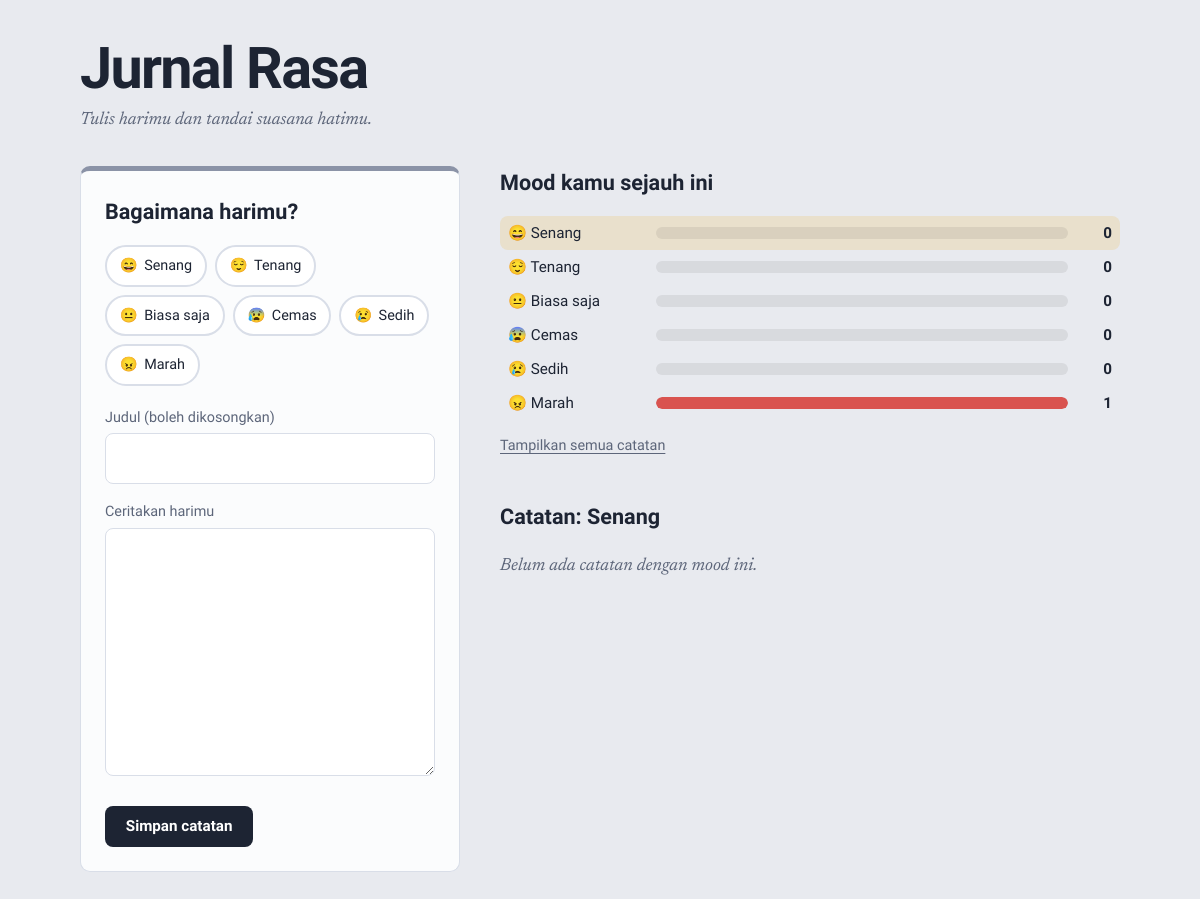
The app's page /?mood=senang with its own data.
### tables this page shows
CREATE TABLE entries (
                   id INTEGER PRIMARY KEY AUTOINCREMENT,
                   title TEXT,
                   content TEXT NOT NULL,
                   mood TEXT NOT NULL,
                   created_at TEXT NOT NULL
               );

### app.py (the view)
@app.route("/")
def index():
    db = get_db()
    active_mood = request.args.get("mood")
    if active_mood not in MOODS:
        active_mood = None
    if active_mood:
        entries = db.execute(
            "SELECT * FROM entries WHERE mood = ? ORDER BY created_at DESC", (active_mood,)
        ).fetchall()
    else:
        entries = db.execute("SELECT * FROM entries ORDER BY created_at DESC").fetchall()
    counts = {row["mood"]: row["total"] for row in db.execute(
        "SELECT mood, COUNT(*) AS total FROM entries GROUP BY mood")}
    total = sum(counts.values())
    biggest = max(counts.values(), default=1)
    edit = None
    edit_id = request.args.get("ubah", type=int)
    if edit_id:
        edit = db.execute("SELECT * FROM entries WHERE id = ?", (edit_id,)).fetchone()
    return render_template(
        "index.html", moods=MOODS, entries=entries, counts=counts,
        total=total, biggest=biggest, active_mood=active_mood, edit=edit,
    )

### app.py (called while the page is built)
def get_db():
    if "db" not in g:
        g.db = sqlite3.connect(DATABASE)
        g.db.row_factory = sqlite3.Row
    return g.db

### templates/index.html (shortened to what this page needs)
<!doctype html>
<html lang="id">
<head>
  <link rel="stylesheet" href="{{ url_for('static', filename='style.css') }}">
</head>
<body data-mood="{{ edit.mood if edit else '' }}">
  <header class="top">
    <h1>Jurnal Rasa</h1>
    <p>Tulis harimu dan tandai suasana hatimu.</p>
  </header>
  <main class="layout">
    <section class="write" aria-labelledby="write-title">
      <form method="post"
            action="{{ url_for('ubah', entry_id=edit.id) if edit else url_for('tambah') }}">
        <h2 id="write-title">{{ 'Ubah catatan' if edit else 'Bagaimana harimu?' }}</h2>
        <fieldset class="moods">
          {% for key, m in moods.items() %}
          <label class="mood" data-mood="{{ key }}">
            <span class="emoji" aria-hidden="true">{{ m.emoji }}</span>{{ m.label }}
          </label>
          {% endfor %}
        </fieldset>
        <label for="title">Judul (boleh dikosongkan)</label>
        <input id="title" name="title" type="text" maxlength="100"
               value="{{ edit.title if edit else '' }}">
        <label for="content">Ceritakan harimu</label>
        <textarea id="content" name="content" rows="8" required>{{ edit.content if edit else '' }}</textarea>
        <div class="actions">
          <button type="submit">{{ 'Simpan perubahan' if edit else 'Simpan catatan' }}</button>
        </div>
      </form>
    </section>
    <div class="read">
      <section class="stats" aria-labelledby="stats-title">
        <h2 id="stats-title">Mood kamu sejauh ini</h2>
        {% if total == 0 %}
          <p class="empty">Belum ada data. Simpan catatan pertamamu untuk melihat grafik mood.</p>
        {% else %}
          <ul>
            {% for key, m in moods.items() %}
            {% set n = counts.get(key, 0) %}
            <li data-mood="{{ key }}" class="{{ 'active' if active_mood == key }}">
              <a href="{{ url_for('index', mood=key) }}">
                <span class="stat-name">{{ m.emoji }} {{ m.label }}</span>
                <span class="bar"><span style="width: {{ (n / biggest * 100) | round }}%"></span></span>
                <span class="stat-num">{{ n }}</span>
              </a>
            </li>
            {% endfor %}
          </ul>
          {% if active_mood %}
            <a class="link" href="{{ url_for('index') }}">Tampilkan semua catatan</a>
          {% endif %}
        {% endif %}
      </section>
      <section class="entries" aria-labelledby="entries-title">
        <h2 id="entries-title">
          {% if active_mood %}Catatan: {{ moods[active_mood].label }}{% else %}Semua catatan{% endif %}
        </h2>
        {% for e in entries %}
        <article class="entry" data-mood="{{ e.mood }}">
          <header>
            <span class="badge">{{ moods[e.mood].emoji }} {{ moods[e.mood].label }}</span>
            <time datetime="{{ e.created_at }}">{{ e.created_at | tanggal }}</time>
          </header>
          {% if e.title %}<h3>{{ e.title }}</h3>{% endif %}
          <p>{{ e.content }}</p>
          <footer>
            <a class="link" href="{{ url_for('index', ubah=e.id) }}">Ubah</a>
            <form method="post" action="{{ url_for('hapus', entry_id=e.id) }}" class="inline"
                  data-confirm="Hapus catatan ini?">
              <button type="submit" class="link danger">Hapus</button>
            </form>
          </footer>
        </article>
        {% else %}
          <p class="empty">
            {% if active_mood %}Belum ada catatan dengan mood ini.
            {% else %}Belum ada catatan. Pilih mood di sebelah kiri, lalu mulai menulis.{% endif %}
          </p>
        {% endfor %}
      </section>
    </div>
  </main>
</body>
</html>

### static/style.css (style rules this page uses)
[data-mood="senang"] { --mood: #e9a916; }
[data-mood="tenang"] { --mood: #3aa59a; }
[data-mood="biasa"] { --mood: #8b93a7; }
[data-mood="cemas"] { --mood: #8a6fd1; }
[data-mood="sedih"] { --mood: #4f7fd6; }
[data-mood="marah"] { --mood: #d9534f; }
:root { --ink: #1d2433; --muted: #5d667a; --paper: #fbfcfd; --line: #d9dee8; --radius: 10px; }
* { box-sizing: border-box; }
body { --mood: #8b93a7; margin: 0; color: var(--ink); font-family: "Newsreader", Georgia, serif; font-size: 1.1rem; line-height: 1.6; background: color-mix(in srgb, var(--mood) 13%, #f6f7fa); transition: background-color .5s ease; }
h1, h2, h3, button, label, legend, .badge, time { font-family: "Bricolage Grotesque", system-ui, sans-serif; }
.top { max-width: 1080px; margin: 0 auto; padding: 2.5rem 1.25rem 1rem; }
.top h1 { margin: 0; font-size: clamp(2.2rem, 6vw, 3.6rem); font-weight: 800; letter-spacing: -0.03em; line-height: 1; }
.top p { margin: .5rem 0 0; color: var(--muted); font-style: italic; }
.layout { max-width: 1080px; margin: 0 auto; padding: 1rem 1.25rem 4rem; display: grid; grid-template-columns: 380px 1fr; gap: 2.5rem; align-items: start; }
h2 { font-size: 1.35rem; margin: 0 0 1rem; font-weight: 700; }
.write { position: sticky; top: 1rem; background: var(--paper); border: 1px solid var(--line); border-top: 5px solid var(--mood); border-radius: var(--radius); padding: 1.5rem; }
.moods { border: 0; padding: 0; margin: 0 0 1.25rem; display: flex; flex-wrap: wrap; gap: .5rem; }
.mood { display: inline-flex; align-items: center; gap: .4rem; padding: .45rem .8rem; border-radius: 999px; cursor: pointer; border: 2px solid var(--line); background: #fff; font-size: .9rem; font-weight: 500; color: var(--ink); transition: border-color .2s, background-color .2s; }
.write label:not(.mood) { display: block; margin: 1rem 0 .3rem; font-size: .9rem; font-weight: 500; color: var(--muted); }
input[type="text"], textarea { width: 100%; padding: .65rem .8rem; border: 1px solid var(--line); border-radius: 8px; background: #fff; font: inherit; color: var(--ink); }
textarea { resize: vertical; }
.actions { display: flex; align-items: center; gap: 1rem; margin-top: 1.25rem; }
button[type="submit"]:not(.link) { padding: .7rem 1.3rem; border: 0; border-radius: 8px; cursor: pointer; background: var(--ink); color: #fff; font-size: .95rem; font-weight: 700; }
.link { background: none; border: 0; padding: 0; cursor: pointer; font-family: "Bricolage Grotesque", system-ui, sans-serif; font-size: .9rem; font-weight: 500; color: var(--muted); text-decoration: underline; text-underline-offset: 3px; }
.stats { margin-bottom: 2.5rem; }
.stats ul { list-style: none; margin: 0 0 .75rem; padding: 0; }
.stats li a { display: grid; grid-template-columns: 8.5rem 1fr 2rem; align-items: center; gap: .75rem; padding: .3rem .5rem; border-radius: 8px; color: inherit; text-decoration: none; font-family: "Bricolage Grotesque", system-ui, sans-serif; font-size: .95rem; }
.stats li a:hover, .stats li.active a { background: color-mix(in srgb, var(--mood) 16%, transparent); }
.bar { height: 12px; background: rgba(0,0,0,.07); border-radius: 99px; overflow: hidden; }
.bar span { display: block; height: 100%; background: var(--mood); border-radius: 99px; transition: width .4s ease; }
.stat-num { text-align: right; font-weight: 700; }
.empty { color: var(--muted); font-style: italic; }

### records on screen
entries: emoji "😠", label "Marah", {{ (n / biggest * 100) | round }} 100.0 (drawn), id "1"

### other values on screen
{{ 'Ubah catatan' if edit else 'Bagaimana harimu?' }} "Bagaimana harimu?"
{{ m.emoji }} "😄" "😌" "😐" "😰" "😢" "😠"
{{ m.label }} "Senang" "Tenang" "Biasa saja" "Cemas" "Sedih" "Marah"
{{ 'Simpan perubahan' if edit else 'Simpan catatan' }} "Simpan catatan"
{{ m.emoji }} "😄" "😌" "😐" "😰" "😢"
{{ m.label }} "Senang" "Tenang" "Biasa saja" "Cemas" "Sedih"
{{ n }} "0" "0" "0" "0" "0"
{{ moods[active_mood].label }} "Senang"
